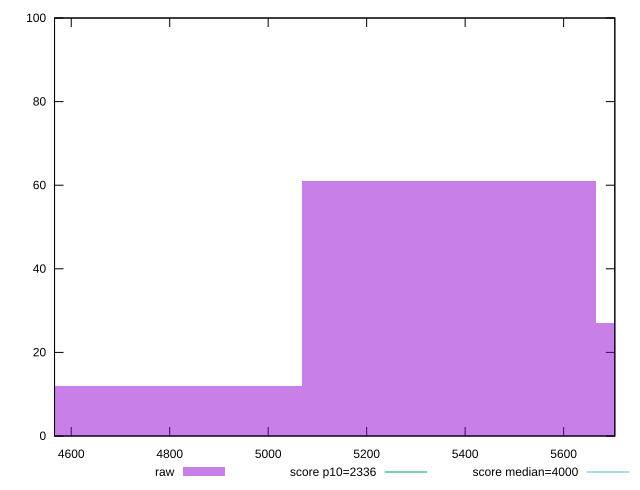

Write gnuplot code to recreate this figure.
reset

$raw <<EOF
5367.195558727674 61
5963.550620808527 27
4770.8404966468215 12
EOF

set key outside below
set boxwidth 596.3550620808527
set xrange [4566.079:5703.983000000002]
set yrange [0:100]
set trange [0:100]
set style fill transparent solid 0.5 noborder

set parametric
set terminal svg size 640, 490 enhanced background rgb 'white'
set output "reports/report_00033_2021-03-01T14-23-16.841Z/first-meaningful-paint/samples/astro/raw/histogram.svg"

plot $raw title "raw" with boxes, \
     2336,t title "score p10=2336", \
     4000,t title "score median=4000"

reset
